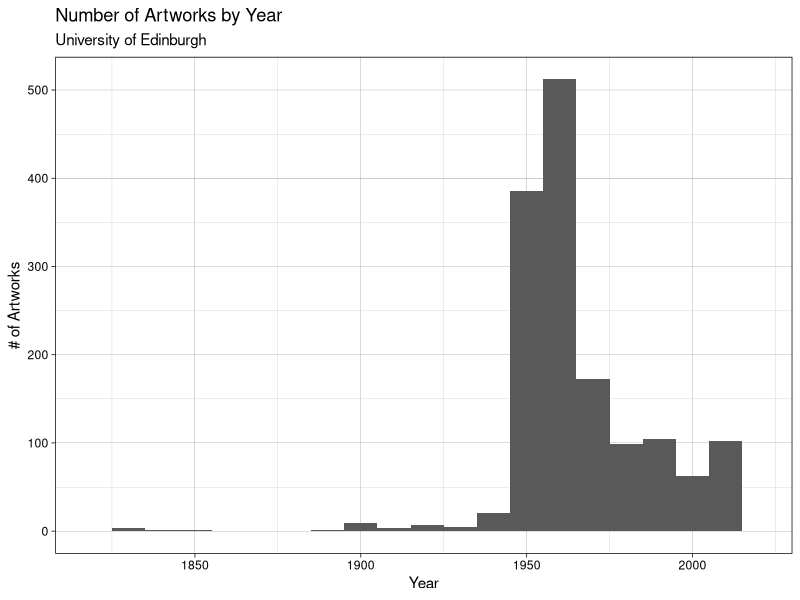

R code for this plot:
## ---- chunk 1
library(tidyverse) 
library(skimr)
## ---- chunk 2
# Remove eval = FALSE or set it to TRUE once data is ready to be loaded
uoe_art <- read_csv("data/uoe-art.csv")
## ---- chunk 3
uoe_art <- uoe_art %>%
  separate(title, into = c("title", "date"), sep = "\\(") %>%
  mutate(year = str_remove(date, "\\)") %>% as.numeric()) %>%
  select(title, artist, year, link)
## ---- chunk 4

skim(uoe_art)

#1,369 have the year missing

uoe_art %>%
  na.omit() %>% 
  ggplot(aes(x = year)) + 
  geom_histogram(binwidth = 10) + 
  xlim(1818, 2020) +
  theme_linedraw() +
  labs(
        title = "Number of Artworks by Year", 
        subtitle = "University of Edinburgh",
        x = "Year", 
        y = "# of Artworks")

#replace the erroneous year 2 with correct 1964

uoe_art <- uoe_art %>% 
  mutate(
        year = replace(year, 
                       year == 2, 1964))

#Which artist has the most art pieces in this collection

uoe_art %>% 
      count(artist, sort = TRUE)

#Emma Gillies; my guess is that this artist is local to Edinburgh

#How many titles contain the word "Child" or "child"

uoe_art %>% 
    filter(
          str_detect(
            title, "Child | child")
           )
# 4
